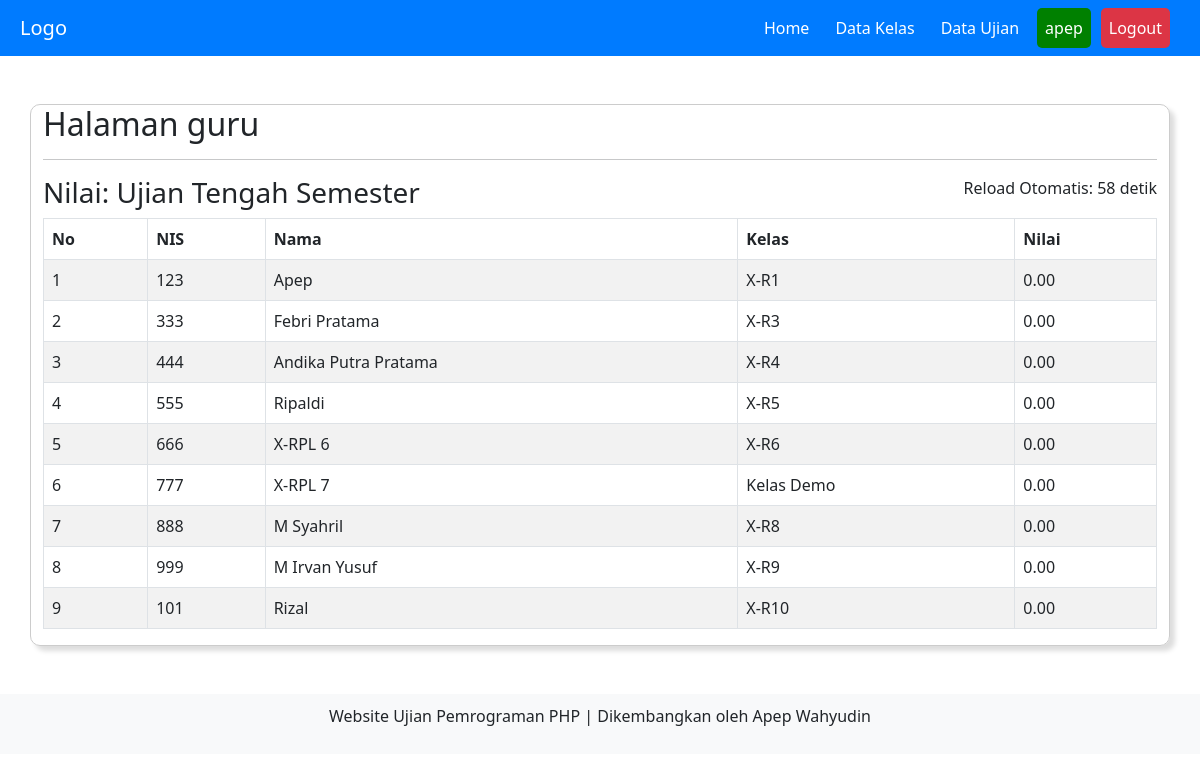
The app's page /guru/home.php?page=nilai_ujian&id_ujian=13 (signed in) with its own data.
### tables this page shows
CREATE TABLE `ujian` (
  `id_ujian` int(11) NOT NULL,
  `nama_ujian` varchar(50) NOT NULL,
  `status` varchar(15) NOT NULL,
  `id_guru` int(11) NOT NULL
);

CREATE TABLE `siswa` (
  `id_siswa` int(11) NOT NULL,
  `nis` varchar(10) NOT NULL,
  `nama` varchar(30) NOT NULL,
  `password` varchar(100) NOT NULL,
  `id_kelas` int(11) NOT NULL
);

CREATE TABLE `kelas` (
  `id_kelas` int(11) NOT NULL,
  `nama_kelas` varchar(10) NOT NULL,
  `status` enum('aktif','nonaktif') NOT NULL,
  `id_guru` int(11) NOT NULL
);

### guru/nilai_ujian.php (the view, shortened to what this page needs)
<?php
$id_guru = isset($_SESSION['id_guru']) ? intval($_SESSION['id_guru']) : 0;
$id_ujian = isset($_GET['id_ujian']) ? $_GET['id_ujian'] : 0;
$sql_siswa = "
    SELECT
        siswa.id_siswa,
        siswa.nis,
        siswa.nama,
        kelas.nama_kelas
    FROM
        siswa
    INNER JOIN
        kelas
    ON
        siswa.id_kelas = kelas.id_kelas
    WHERE
        kelas.id_guru = ?
";
$stmt_siswa = $koneksi->prepare($sql_siswa);
$stmt_siswa->bind_param("i", $id_guru);
$stmt_siswa->execute();
$result_siswa = $stmt_siswa->get_result();
$sql_jumlah_soal = "SELECT COUNT(*) AS jumlah_soal FROM soal WHERE id_ujian = ?";
$stmt_jumlah_soal = $koneksi->prepare($sql_jumlah_soal);
$stmt_jumlah_soal->bind_param("i", $id_ujian);
$stmt_jumlah_soal->execute();
$result_jumlah_soal = $stmt_jumlah_soal->get_result();
$row_jumlah_soal = $result_jumlah_soal->fetch_assoc();
$jumlah_soal = $row_jumlah_soal['jumlah_soal'] ?? 0;
$sql_ujian = "SELECT * FROM ujian WHERE id_ujian=?";
$stmt_ujian = $koneksi->prepare($sql_ujian);
$stmt_ujian->bind_param("i", $id_ujian);
$stmt_ujian->execute();
$result_ujian = $stmt_ujian->get_result();
$row_ujian = $result_ujian->fetch_assoc();
$data_siswa = [];
if ($result_siswa->num_rows > 0) {
    while ($row_siswa = $result_siswa->fetch_assoc()) {
        $id_siswa = $row_siswa['id_siswa'];
        $sql_jawaban_benar = "
            SELECT COUNT(*) AS jawaban_benar
            FROM hasil
            WHERE id_siswa = ? AND id_ujian = ? AND test_result = 'lulus'
        ";
        $stmt_jawaban_benar = $koneksi->prepare($sql_jawaban_benar);
        $stmt_jawaban_benar->bind_param("ii", $id_siswa, $id_ujian);
        $stmt_jawaban_benar->execute();
        $result_jawaban_benar = $stmt_jawaban_benar->get_result();
        $row_jawaban_benar = $result_jawaban_benar->fetch_assoc();
        $jawaban_benar = $row_jawaban_benar['jawaban_benar'] ?? 0;
        $nilai = $jumlah_soal > 0 ? ($jawaban_benar / $jumlah_soal) * 100 : 0;
        $data_siswa[] = [
            'nis' => $row_siswa['nis'],
            'nama' => $row_siswa['nama'],
            'nama_kelas' => $row_siswa['nama_kelas'],
            'nilai' => $nilai
        ];
    }
}
usort($data_siswa, function ($a, $b) {
    return $b['nilai'] <=> $a['nilai'];
});
?>
<div class="row">
    <div class="col"><?php echo "<h3>Nilai: " . htmlspecialchars($row_ujian["nama_ujian"]) . "</h3>"; ?></div>
    <div class="col text-end">Reload Otomatis: <span id="countdown">60</span> detik</div>
</div>
<table class="table table-striped table-bordered" style="width:100%">
    <thead>
        <tr>
            <th>No</th>
            <th>NIS</th>
            <th>Nama</th>
            <th>Kelas</th>
            <th>Nilai</th>
        </tr>
    </thead>
    <tbody>
        <?php
        if (!empty($data_siswa)) {
            $no = 1;
            foreach ($data_siswa as $siswa) {
                ?>
                <tr>
                    <td><?php echo $no++; ?></td>
                    <td><?php echo htmlspecialchars($siswa['nis']); ?></td>
                    <td><?php echo htmlspecialchars($siswa['nama']); ?></td>
                    <td><?php echo htmlspecialchars($siswa['nama_kelas']); ?></td>
                    <td><?php echo number_format($siswa['nilai'], 2); ?></td>
                </tr>
                <?php
            }
        } else {
            echo "<tr><td colspan='5' class='text-center'>Tidak ada data siswa</td></tr>";
        }
        ?>
    </tbody>
</table>

### records on screen
ujian: nama_ujian "Ujian Tengah Semester"
siswa: nis "123", nama "Apep", id_kelas.nama_kelas "X-R1", nilai "0.00"
siswa: nis "333", nama "Febri Pratama", id_kelas.nama_kelas "X-R3", nilai "0.00"
siswa: nis "444", nama "Andika Putra Pratama", id_kelas.nama_kelas "X-R4", nilai "0.00"
siswa: nis "555", nama "Ripaldi", id_kelas.nama_kelas "X-R5", nilai "0.00"
siswa: nis "666", nama "X-RPL 6", id_kelas.nama_kelas "X-R6", nilai "0.00"
siswa: nis "777", nama "X-RPL 7", id_kelas.nama_kelas "Kelas Demo", nilai "0.00"
siswa: nis "888", nama "M Syahril", id_kelas.nama_kelas "X-R8", nilai "0.00"
siswa: nis "999", nama "M Irvan Yusuf", id_kelas.nama_kelas "X-R9", nilai "0.00"
siswa: nis "101", nama "Rizal", id_kelas.nama_kelas "X-R10", nilai "0.00"

### other values on screen
$_SESSION["username"] "apep"
$_SESSION['level'] "guru"
